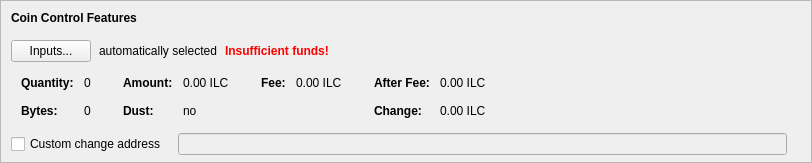
    <widget class="QFrame" name="frameCoinControl">
     <property name="sizePolicy">
      <sizepolicy hsizetype="Expanding" vsizetype="Expanding">
       <horstretch>0</horstretch>
       <verstretch>0</verstretch>
      </sizepolicy>
     </property>
     <property name="maximumSize">
      <size>
       <width>16777215</width>
       <height>16777215</height>
      </size>
     </property>
     <property name="frameShape">
      <enum>QFrame::StyledPanel</enum>
     </property>
     <property name="frameShadow">
      <enum>QFrame::Sunken</enum>
     </property>
     <layout class="QVBoxLayout" name="verticalLayoutCoinControl2">
      <property name="spacing">
       <number>0</number>
      </property>
      <property name="leftMargin">
       <number>0</number>
      </property>
      <property name="topMargin">
       <number>0</number>
      </property>
      <property name="rightMargin">
       <number>0</number>
      </property>
      <property name="bottomMargin">
       <number>6</number>
      </property>
      <item>
       <layout class="QVBoxLayout" name="verticalLayoutCoinControl" stretch="0,0,0,0,1">
        <property name="spacing">
         <number>0</number>
        </property>
        <property name="leftMargin">
         <number>10</number>
        </property>
        <property name="topMargin">
         <number>10</number>
        </property>
        <item>
         <layout class="QHBoxLayout" name="horizontalLayoutCoinControl1">
          <property name="bottomMargin">
           <number>15</number>
          </property>
          <item>
           <widget class="QLabel" name="labelCoinControlFeatures">
            <property name="sizePolicy">
             <sizepolicy hsizetype="Preferred" vsizetype="Maximum">
              <horstretch>0</horstretch>
              <verstretch>0</verstretch>
             </sizepolicy>
            </property>
            <property name="font">
             <font>
              <weight>75</weight>
              <bold>true</bold>
             </font>
            </property>
            <property name="styleSheet">
             <string notr="true">font-weight:bold;</string>
            </property>
            <property name="text">
             <string>Coin Control Features</string>
            </property>
           </widget>
          </item>
         </layout>
        </item>
        <item>
         <layout class="QHBoxLayout" name="horizontalLayoutCoinControl2" stretch="0,0,0,0">
          <property name="spacing">
           <number>8</number>
          </property>
          <property name="bottomMargin">
           <number>10</number>
          </property>
          <item>
           <widget class="QPushButton" name="pushButtonCoinControl">
            <property name="styleSheet">
             <string notr="true"/>
            </property>
            <property name="text">
             <string>Inputs...</string>
            </property>
            <property name="autoDefault">
             <bool>false</bool>
            </property>
           </widget>
          </item>
          <item>
           <widget class="QLabel" name="labelCoinControlAutomaticallySelected">
            <property name="text">
             <string>automatically selected</string>
            </property>
            <property name="margin">
             <number>5</number>
            </property>
           </widget>
          </item>
          <item>
           <widget class="QLabel" name="labelCoinControlInsuffFunds">
            <property name="font">
             <font>
              <weight>75</weight>
              <bold>true</bold>
             </font>
            </property>
            <property name="styleSheet">
             <string notr="true">color:red;font-weight:bold;</string>
            </property>
            <property name="text">
             <string>Insufficient funds!</string>
            </property>
            <property name="margin">
             <number>5</number>
            </property>
           </widget>
          </item>
          <item>
           <spacer name="horizontalSpacerCoinControl">
            <property name="orientation">
             <enum>Qt::Horizontal</enum>
            </property>
            <property name="sizeHint" stdset="0">
             <size>
              <width>40</width>
              <height>1</height>
             </size>
            </property>
           </spacer>
          </item>
         </layout>
        </item>
        <item>
         <widget class="QWidget" name="widgetCoinControl" native="true">
          <property name="sizePolicy">
           <sizepolicy hsizetype="Preferred" vsizetype="Preferred">
            <horstretch>0</horstretch>
            <verstretch>0</verstretch>
           </sizepolicy>
          </property>
          <property name="minimumSize">
           <size>
            <width>0</width>
            <height>0</height>
           </size>
          </property>
          <property name="styleSheet">
           <string notr="true"/>
          </property>
          <layout class="QHBoxLayout" name="horizontalLayoutCoinControl5">
           <property name="leftMargin">
            <number>0</number>
           </property>
           <property name="topMargin">
            <number>0</number>
           </property>
           <property name="rightMargin">
            <number>0</number>
           </property>
           <property name="bottomMargin">
            <number>0</number>
           </property>
           <item>
            <layout class="QHBoxLayout" name="horizontalLayoutCoinControl3" stretch="0,0,0,1">
             <property name="spacing">
              <number>20</number>
             </property>
             <property name="topMargin">
              <number>0</number>
             </property>
             <property name="bottomMargin">
              <number>10</number>
             </property>
             <item>
              <layout class="QFormLayout" name="formLayoutCoinControl1">
               <property name="horizontalSpacing">
                <number>10</number>
               </property>
               <property name="verticalSpacing">
                <number>14</number>
               </property>
               <property name="leftMargin">
                <number>10</number>
               </property>
               <property name="topMargin">
                <number>4</number>
               </property>
               <property name="rightMargin">
                <number>6</number>
               </property>
               <item row="0" column="0">
                <widget class="QLabel" name="labelCoinControlQuantityText">
                 <property name="font">
                  <font>
                   <weight>75</weight>
                   <bold>true</bold>
                  </font>
                 </property>
                 <property name="text">
                  <string>Quantity:</string>
                 </property>
                 <property name="margin">
                  <number>0</number>
                 </property>
                </widget>
               </item>
               <item row="0" column="1">
                <widget class="QLabel" name="labelCoinControlQuantity">
                 <property name="cursor">
                  <cursorShape>IBeamCursor</cursorShape>
                 </property>
                 <property name="contextMenuPolicy">
                  <enum>Qt::ActionsContextMenu</enum>
                 </property>
                 <property name="text">
                  <string notr="true">0</string>
                 </property>
                 <property name="margin">
                  <number>0</number>
                 </property>
                 <property name="textInteractionFlags">
                  <set>Qt::LinksAccessibleByMouse|Qt::TextSelectableByKeyboard|Qt::TextSelectableByMouse</set>
                 </property>
                </widget>
               </item>
               <item row="1" column="0">
                <widget class="QLabel" name="labelCoinControlBytesText">
                 <property name="font">
                  <font>
                   <weight>75</weight>
                   <bold>true</bold>
                  </font>
                 </property>
                 <property name="text">
                  <string>Bytes:</string>
                 </property>
                </widget>
               </item>
               <item row="1" column="1">
                <widget class="QLabel" name="labelCoinControlBytes">
                 <property name="cursor">
                  <cursorShape>IBeamCursor</cursorShape>
                 </property>
                 <property name="contextMenuPolicy">
                  <enum>Qt::ActionsContextMenu</enum>
                 </property>
                 <property name="text">
                  <string notr="true">0</string>
                 </property>
                 <property name="textInteractionFlags">
                  <set>Qt::LinksAccessibleByMouse|Qt::TextSelectableByKeyboard|Qt::TextSelectableByMouse</set>
                 </property>
                </widget>
               </item>
              </layout>
             </item>
             <item>
              <layout class="QFormLayout" name="formLayoutCoinControl2">
               <property name="horizontalSpacing">
                <number>10</number>
               </property>
               <property name="verticalSpacing">
                <number>14</number>
               </property>
               <property name="leftMargin">
                <number>6</number>
               </property>
               <property name="topMargin">
                <number>4</number>
               </property>
               <property name="rightMargin">
                <number>6</number>
               </property>
               <item row="0" column="0">
                <widget class="QLabel" name="labelCoinControlAmountText">
                 <property name="font">
                  <font>
                   <weight>75</weight>
                   <bold>true</bold>
                  </font>
                 </property>
                 <property name="text">
                  <string>Amount:</string>
                 </property>
                 <property name="margin">
                  <number>0</number>
                 </property>
                </widget>
               </item>
               <item row="0" column="1">
                <widget class="QLabel" name="labelCoinControlAmount">
                 <property name="cursor">
                  <cursorShape>IBeamCursor</cursorShape>
                 </property>
                 <property name="contextMenuPolicy">
                  <enum>Qt::ActionsContextMenu</enum>
                 </property>
                 <property name="text">
                  <string notr="true">0.00 ILC</string>
                 </property>
                 <property name="textInteractionFlags">
                  <set>Qt::LinksAccessibleByMouse|Qt::TextSelectableByKeyboard|Qt::TextSelectableByMouse</set>
                 </property>
                </widget>
               </item>
               <item row="1" column="0">
                <widget class="QLabel" name="labelCoinControlLowOutputText">
                 <property name="font">
                  <font>
                   <weight>75</weight>
                   <bold>true</bold>
                  </font>
                 </property>
                 <property name="text">
                  <string>Dust:</string>
                 </property>
                </widget>
               </item>
               <item row="1" column="1">
                <widget class="QLabel" name="labelCoinControlLowOutput">
                 <property name="cursor">
                  <cursorShape>IBeamCursor</cursorShape>
                 </property>
                 <property name="contextMenuPolicy">
                  <enum>Qt::ActionsContextMenu</enum>
                 </property>
                 <property name="text">
                  <string notr="true">no</string>
                 </property>
                 <property name="textInteractionFlags">
                  <set>Qt::LinksAccessibleByMouse|Qt::TextSelectableByKeyboard|Qt::TextSelectableByMouse</set>
                 </property>
                </widget>
               </item>
              </layout>
             </item>
             <item>
              <layout class="QFormLayout" name="formLayoutCoinControl3">
               <property name="horizontalSpacing">
                <number>10</number>
               </property>
               <property name="verticalSpacing">
                <number>14</number>
               </property>
               <property name="leftMargin">
                <number>6</number>
               </property>
               <property name="topMargin">
                <number>4</number>
               </property>
               <property name="rightMargin">
                <number>6</number>
               </property>
               <item row="0" column="0">
                <widget class="QLabel" name="labelCoinControlFeeText">
                 <property name="font">
                  <font>
                   <weight>75</weight>
                   <bold>true</bold>
                  </font>
                 </property>
                 <property name="text">
                  <string>Fee:</string>
                 </property>
                 <property name="margin">
                  <number>0</number>
                 </property>
                </widget>
               </item>
               <item row="0" column="1">
                <widget class="QLabel" name="labelCoinControlFee">
                 <property name="cursor">
                  <cursorShape>IBeamCursor</cursorShape>
                 </property>
                 <property name="contextMenuPolicy">
                  <enum>Qt::ActionsContextMenu</enum>
                 </property>
                 <property name="text">
                  <string notr="true">0.00 ILC</string>
                 </property>
                 <property name="textInteractionFlags">
                  <set>Qt::LinksAccessibleByMouse|Qt::TextSelectableByKeyboard|Qt::TextSelectableByMouse</set>
                 </property>
                </widget>
               </item>
              </layout>
             </item>
             <item>
              <layout class="QFormLayout" name="formLayoutCoinControl4">
               <property name="horizontalSpacing">
                <number>10</number>
               </property>
               <property name="verticalSpacing">
                <number>14</number>
               </property>
               <property name="leftMargin">
                <number>6</number>
               </property>
               <property name="topMargin">
                <number>4</number>
               </property>
               <property name="rightMargin">
                <number>6</number>
               </property>
               <item row="0" column="0">
                <widget class="QLabel" name="labelCoinControlAfterFeeText">
                 <property name="font">
                  <font>
                   <weight>75</weight>
                   <bold>true</bold>
                  </font>
                 </property>
                 <property name="text">
                  <string>After Fee:</string>
                 </property>
                 <property name="margin">
                  <number>0</number>
                 </property>
                </widget>
               </item>
               <item row="0" column="1">
                <widget class="QLabel" name="labelCoinControlAfterFee">
                 <property name="cursor">
                  <cursorShape>IBeamCursor</cursorShape>
                 </property>
                 <property name="contextMenuPolicy">
                  <enum>Qt::ActionsContextMenu</enum>
                 </property>
                 <property name="text">
                  <string notr="true">0.00 ILC</string>
                 </property>
                 <property name="textInteractionFlags">
                  <set>Qt::LinksAccessibleByMouse|Qt::TextSelectableByKeyboard|Qt::TextSelectableByMouse</set>
                 </property>
                </widget>
               </item>
               <item row="1" column="0">
                <widget class="QLabel" name="labelCoinControlChangeText">
                 <property name="font">
                  <font>
                   <weight>75</weight>
                   <bold>true</bold>
                  </font>
                 </property>
                 <property name="text">
                  <string>Change:</string>
                 </property>
                </widget>
               </item>
               <item row="1" column="1">
                <widget class="QLabel" name="labelCoinControlChange">
                 <property name="cursor">
                  <cursorShape>IBeamCursor</cursorShape>
                 </property>
                 <property name="contextMenuPolicy">
                  <enum>Qt::ActionsContextMenu</enum>
                 </property>
                 <property name="text">
                  <string notr="true">0.00 ILC</string>
                 </property>
                 <property name="textInteractionFlags">
                  <set>Qt::LinksAccessibleByMouse|Qt::TextSelectableByKeyboard|Qt::TextSelectableByMouse</set>
                 </property>
                </widget>
               </item>
              </layout>
             </item>
            </layout>
           </item>
          </layout>
         </widget>
        </item>
        <item>
         <layout class="QHBoxLayout" name="horizontalLayoutCoinControl4" stretch="0,0,0">
          <property name="spacing">
           <number>12</number>
          </property>
          <property name="sizeConstraint">
           <enum>QLayout::SetDefaultConstraint</enum>
          </property>
          <property name="topMargin">
           <number>5</number>
          </property>
          <property name="rightMargin">
           <number>5</number>
          </property>
          <item>
           <widget class="QCheckBox" name="checkBoxCoinControlChange">
            <property name="toolTip">
             <string>If this is activated, but the change address is empty or invalid, change will be sent to a newly generated address.</string>
            </property>
            <property name="text">
             <string>Custom change address</string>
            </property>
           </widget>
          </item>
          <item>
           <widget class="QValidatedLineEdit" name="lineEditCoinControlChange">
            <property name="enabled">
             <bool>false</bool>
            </property>
            <property name="sizePolicy">
             <sizepolicy hsizetype="Expanding" vsizetype="Fixed">
              <horstretch>0</horstretch>
              <verstretch>0</verstretch>
             </sizepolicy>
            </property>
           </widget>
          </item>
          <item>
           <widget class="QLabel" name="labelCoinControlChangeLabel">
            <property name="sizePolicy">
             <sizepolicy hsizetype="Preferred" vsizetype="Expanding">
              <horstretch>0</horstretch>
              <verstretch>0</verstretch>
             </sizepolicy>
            </property>
            <property name="minimumSize">
             <size>
              <width>0</width>
              <height>0</height>
             </size>
            </property>
            <property name="text">
             <string/>
            </property>
            <property name="margin">
             <number>3</number>
            </property>
           </widget>
          </item>
         </layout>
        </item>
        <item>
         <spacer name="verticalSpacerCoinControl">
          <property name="orientation">
           <enum>Qt::Vertical</enum>
          </property>
          <property name="sizeHint" stdset="0">
           <size>
            <width>800</width>
            <height>1</height>
           </size>
          </property>
         </spacer>
        </item>
       </layout>
      </item>
     </layout>
    </widget>
